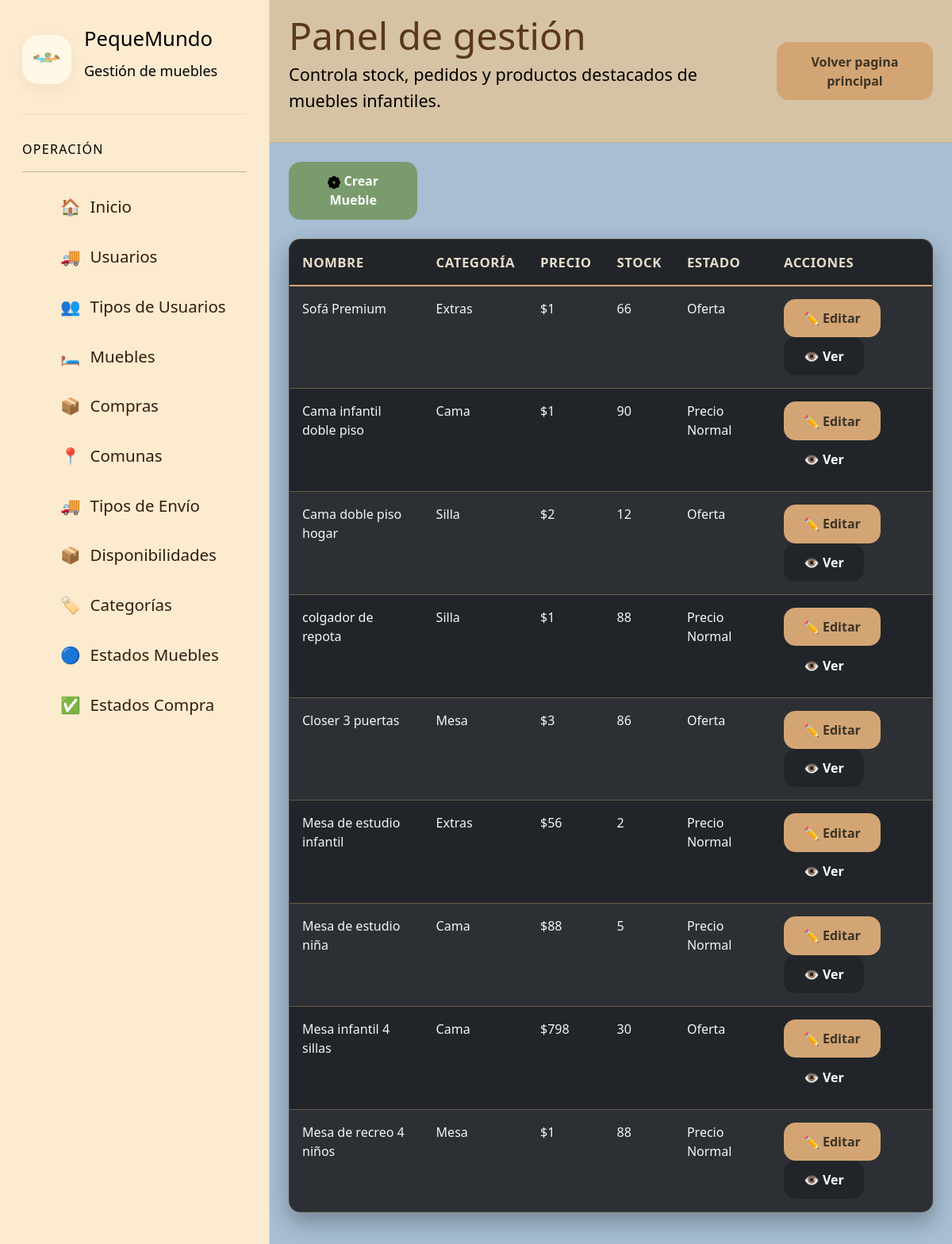
/paginaGestionMuebles/ (signed in), run on an earlier commit of the app's database.
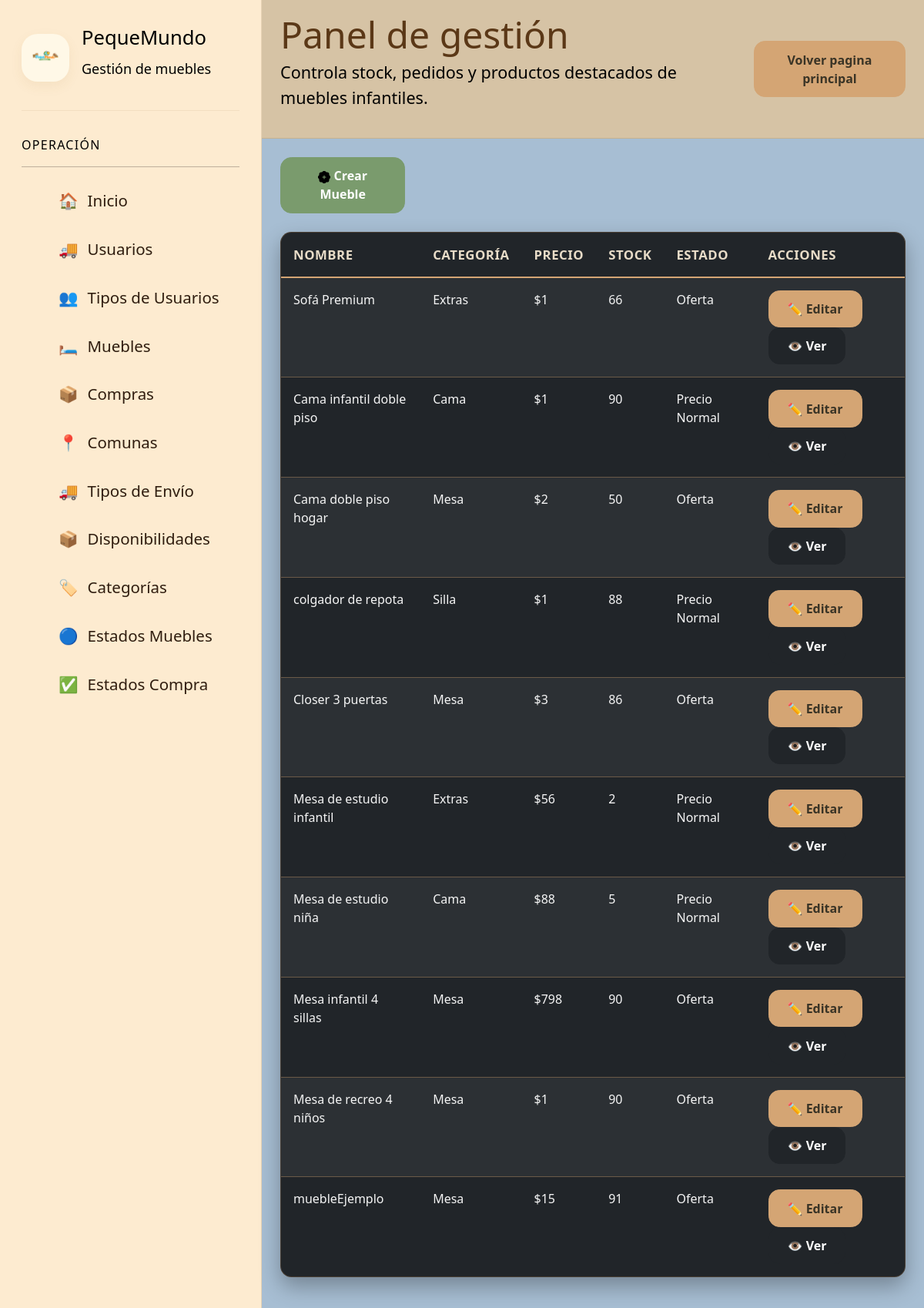
And on a later commit of the database.
### app/models.py (models this page shows, shortened)
class mueble(models.Model):
    id = models.AutoField(primary_key=True)
    nombre = models.CharField(max_length=50)
    descripcion = models.CharField(max_length=50)
    foto = models.ImageField(
        upload_to= 'productos',
        null= True,
        blank= True,
    )
    precio = models.IntegerField()
    cantidad = models.IntegerField(default=0)
    estado = models.ForeignKey(
        estadoMueble,
        on_delete= models.CASCADE
    )
    disponiblidad = models.ForeignKey(
        disponiblidadMueble,
        on_delete= models.CASCADE
    )
    categoria_mueble = models.ForeignKey(
        categoriaMueble,
        on_delete= models.CASCADE,
        null=True
    )

class categoriaMueble(models.Model):
    id = models.AutoField(primary_key=True)
    descripcion = models.CharField(max_length=50)

class estadoMueble(models.Model):
    id = models.AutoField(primary_key=True)
    descripcion = models.CharField(max_length=50)
    def __str__(self):
        return self.descripcion

### app/views.py (the view)
# urls.py: path('paginaGestionMuebles/', paginaGestionMuebles,name='IDpaginaGestionMuebles'),
@login_required
@user_passes_test(lambda u: u.groups.filter(name__in=['admin', 'vendedores', 'finanzas']).exists(),login_url='IDindex')
def paginaGestionMuebles(request):
    muebles = mueble.objects.all()
    datos = {
        'muebles':muebles,
    }
    return render(request,'gestiones/administracion/vendedor/gestionMuebles.html',datos)

### app/templates/gestiones/administracion/vendedor/gestionMuebles.html (shortened to what this page needs)
{% load static %}
    {% include 'gestiones/baseGestion/navbarGestion.html' %}
        <a href="{% url 'IDpaginaCrearMueble' %}">
            <button
                type="button"
                class="btn btn-sm btn-success" style="width: 20%;">
                Crear Mueble
            </button>
        </a>
        <div class="table-wrap">
            <table class="table table-dark table-striped table-hover">
                <thead>
                    <tr>
                        <th>Nombre</th>
                        <th>Categoría</th>
                        <th>Precio</th>
                        <th>Stock</th>
                        <th>Estado</th>
                        <th class="actions-col">Acciones</th>
                    </tr>
                </thead>
                <tbody>
                    {% for mueble in muebles %}
                    <tr>
                        <td data-label="Nombre">
                            {{ mueble.nombre }}
                        </td>
                        <td data-label="Categoría">
                            {{ mueble.categoria_mueble.descripcion }}
                        </td>
                        <td data-label="Precio">
                            ${{ mueble.precio }}
                        </td>
                        <td data-label="Stock">
                            {{ mueble.cantidad }}
                        </td>
                        <td data-label="Estado">
                            <span class="state-pill">
                                {{ mueble.estado }}
                            </span>
                        </td>
                        <td data-label="Acciones" class="actions-cell">
                            <button class="btn btn-sm btn-warning">
                                <a href="{% url 'IDpaginaEditarMuebles'  mueble.id %}">✏️ Editar</a>
                            </button>
                            <button
                                type="button"
                                class="btn btn-sm btn-dark"
                                data-bs-toggle="modal"
                                data-bs-target="#exampleModal{{ mueble.id }}"
                            >
                                👁️ Ver
                            </button>
                        </td>
                    </tr>
                    {% endfor %}
                </tbody>
            </table>
        </div>
    </main>
    {% include 'gestiones/baseGestion/footerGestion.html' %}

### app/templates/gestiones/baseGestion/navbarGestion.html (shortened to what this page needs)
{% load static %}
<!DOCTYPE html>
<html lang="es" data-theme="light">
<head>
    <link href="https://api.fontshare.com/v2/css?f[]=satoshi@400,500,700,900&display=swap" rel="stylesheet">
    <link
        href="https://cdn.jsdelivr.net/npm/bootstrap@5.3.3/dist/css/bootstrap.min.css"
        rel="stylesheet"
    >
    <link rel="stylesheet" href="../../../static/css/gestionmuebles.css">
    <link rel="stylesheet" href="../../../static/css/gestionpedidos.css">
    <link rel="stylesheet" href="../../../static/css/gestionusuarios.css">
    <link rel="stylesheet" href="../../../static/css/gestioncomunas.css">
    <link rel="stylesheet" href="../../../static/css/gestiontiposenvio.css">
    <link rel="stylesheet" href="../../../static/css/gestiontiposcuenta.css">
    <link rel="stylesheet" href="../../../static/css/gestionperfiles.css">
    <link rel="stylesheet" href="../../../static/css/gestiondisponibilidades.css">
    <link rel="stylesheet" href="../../../static/css/gestioncategoriamuebles.css">
    <link rel="stylesheet" href="../../../static/css/gestionestadosmuebles.css">
    <link rel="stylesheet" href="../../../static/css/gestionestadosproductoscomprados.css">
</head>
<body  style="background-color: aliceblue;">
    <div class="app">
        <aside class="sidebar"  style="background: #FDEBD0; color: black;" aria-label="Barra lateral principal">
            <div class="brand">
                <img src="{% static 'img/pequemundo_logo.png' %}"
                    alt="Logo principal de PequeMundo Muebles">
                <div class="brand-copy">
                    <h1>PequeMundo</h1>
                    <p style="color: black;">Gestión de muebles</p>
                </div>
            </div>
            <div class="nav-group">
                <p class="nav-title" style="color: black;">Operación</p>
                <hr>
                <ul class="nav-list">
                    <li>
                        <a class="nav-item" href="{% url 'IDpaginaInicioGestiones' %}">
                            <span>🏠</span>
                            <span>Inicio</span>
                        </a>
                    </li>
                    {% if user.is_authenticated %}
                        {% for group in user.groups.all %}
                            {% if group.name == 'admin'%}
                                <li>
                                    <a class="nav-item" href="{% url 'IDpaginaGestionUsuarios' %}">
                                    <span>🚚</span>
                                    <span>Usuarios</span>
                                    </a>
                                </li>
                                <li>
                                    <a class="nav-item" href="{% url 'IDpaginaGestionPerfiles' %}">
                                    <span>👥</span>
                                    <span>Tipos de Usuarios</span>
                                    </a>
                                </li>
                            {% endif %}
                            {% if group.name == 'admin' or  group.name == 'vendedores' %}
                                <li>
                                    <a class="nav-item" href="{% url 'IDpaginaGestionMuebles' %}">
                                        <span>🛏️</span>
                                        <span>Muebles</span>
                                    </a>
                                </li>
                                <li>
                                    <a class="nav-item" href="{% url 'IDpaginaGestionCompras' %}">
                                        <span>📦</span>
                                        <span>Compras</span>
                                    </a>
                                </li>
                                <li>
                                    <a class="nav-item" href="{% url 'IDpaginaGestionComunas' %}">
                                    <span>📍</span>
                                    <span>Comunas</span>
                                    </a>
                                </li>
                                <li>
                                    <a class="nav-item" href="{% url 'IDpaginaGestionTiposEnvio' %}">
                                    <span>🚚</span>
                                    <span>Tipos de Envío</span>
                                    </a>
                                </li>
                                <li>
                                    <a class="nav-item" href="{% url 'IDpaginaGestionDisponibilidades' %}">
                                    <span>📦</span>
                                    <span>Disponibilidades</span>
                                    </a>
                                </li>
                                <li>
                                    <a class="nav-item" href="{% url 'IDpaginaGestionCategoriasMuebles' %}">
                                    <span>🏷️</span>
                                    <span>Categorías</span>
                                    </a>
                                </li>
                                <li>
                                    <a class="nav-item" href="{% url 'IDpaginaGestionEstadosMuebles' %}">
                                    <span>🔵</span>
                                    <span>Estados Muebles</span>
                                    </a>
                                </li>
                                <li>
                                    <a class="nav-item" href="{% url 'IDpaginaGestionEstadosProductosComprados' %}">
                                    <span>✅</span>
                                    <span>Estados Compra</span>
                                    </a>
                                </li>
                            {% endif %}
                        {% endfor %}
                    {% endif %}
                </ul>
            </div>
        </aside>
        <header class="header" style="background: #D6C3A5;">
            <div>
                <h2>Panel de gestión</h2>
                <p style="color: black;">
                    Controla stock, pedidos y productos destacados
                    de muebles infantiles.
                </p>
            </div>
            <div>
                <a href="{% url 'IDindex' %}">
                    <button class="btn btn-warning">Volver pagina principal</button>
                </a>
            </div>
        </header>
        <main class="main" id="contenido" style="background-color: #A7BED3;">

### app/templates/gestiones/baseGestion/footerGestion.html (shortened to what this page needs)
{% load static %}
        </div>
    </body>
</html>

### app/static/css/gestionmuebles.css (style rules this page uses)
:root, [data-theme="light"] { --text-xs: clamp(0.75rem, 0.7rem + 0.25vw, 0.875rem); --text-sm: clamp(0.875rem, 0.8rem + 0.35vw, 1rem); --text-base: clamp(1rem, 0.95rem + 0.25vw, 1.125rem); --text-lg: clamp(1.125rem, 1rem + 0.75vw, 1.5rem); --text-xl: clamp(1.5rem, 1.2rem + 1.25vw, 2.25rem); --space-1: 0.25rem; --space-2: 0.5rem; --space-3: 0.75rem; --space-4: 1rem; --space-5: 1.25rem; --space-6: 1.5rem; --space-8: 2rem; --space-10: 2.5rem; --space-12: 3rem; --space-16: 4rem; --color-bg: #fffdf7; --color-surface: #ffffff; --color-surface-2: #fff8e7; --color-surface-offset: #fff2cc; --color-border: rgba(110, 73, 22, 0.15); --color-divider: rgba(110, 73, 22, 0.08); --color-text: #5b3815; --color-text-muted: #8d6a3d; --color-text-faint: #b79a73; --color-primary: #f4bf24; --color-primary-hover: #e3ab0d; --color-primary-active: #ca9400; --color-primary-soft: #fff1b8; --color-success: #65b741; --color-blue: #41b8ff; --color-orange: #ff9d2e; --radius-sm: 0.6rem; --radius-md: 0.9rem; --radius-lg: 1.3rem; --radius-xl: 1.8rem; --radius-full: 9999px; --shadow-sm: 0 6px 16px rgba(154, 117, 38, 0.08); --shadow-md: 0 12px 28px rgba(154, 117, 38, 0.12); --transition: 180ms cubic-bezier(0.16, 1, 0.3, 1); --font-body: 'Satoshi', system-ui, sans-serif; }
*, *::before, *::after { box-sizing: border-box; margin: 0; padding: 0; }
html, body { height: 100%; }
body { font-family: var(--font-body); font-size: var(--text-base); background: radial-gradient(circle at top right, rgba(255, 234, 145, 0.35), transparent 24%), linear-gradient(180deg, var(--color-bg) 0%, #fff9eb 100%); color: var(--color-text); overflow: hidden; }
img { display: block; max-width: 100%; height: auto; }
button, input, select { font: inherit; }
button { border: none; cursor: pointer; }
a { color: inherit; text-decoration: none; }
.app { display: grid; grid-template-columns: 280px 1fr; grid-template-rows: auto 1fr; height: 100dvh; }
.sidebar { grid-row: 1 / -1; background: color-mix(in srgb, var(--color-surface) 88%, white 12%); border-right: 1px solid var(--color-border); padding: var(--space-6); overflow-y: auto; }
.brand { display: flex; align-items: center; gap: var(--space-4); margin-bottom: var(--space-8); padding-bottom: var(--space-6); border-bottom: 1px solid var(--color-divider); }
.brand img { width: 62px; height: 62px; object-fit: contain; border-radius: var(--radius-lg); background: var(--color-surface-2); box-shadow: var(--shadow-sm); padding: var(--space-2); }
.brand h1 { font-size: var(--text-lg); line-height: 1.1; }
.brand p { color: var(--color-text-muted); font-size: var(--text-sm); }
.nav-group { margin-bottom: var(--space-8); }
.nav-title { font-size: var(--text-xs); text-transform: uppercase; letter-spacing: 0.08em; color: var(--color-text-faint); margin-bottom: var(--space-3); }
.nav-list { list-style: none; display: grid; gap: var(--space-2); }
.nav-item { display: flex; align-items: center; gap: var(--space-3); padding: var(--space-3) var(--space-4); border-radius: var(--radius-md); color: var(--color-text-muted); transition: background var(--transition), color var(--transition), transform var(--transition); }
.header { grid-column: 2; display: flex; align-items: center; justify-content: space-between; gap: var(--space-4); padding: var(--space-5) var(--space-6); border-bottom: 1px solid var(--color-border); background: rgba(255, 255, 255, 0.72); backdrop-filter: blur(14px); position: sticky; top: 0; z-index: 10; }
.header h2 { font-size: var(--text-xl); line-height: 1.05; }
.header p { color: var(--color-text-muted); font-size: var(--text-sm); }
.icon-btn, .btn { min-height: 44px; padding: 0 var(--space-4); border-radius: var(--radius-full); transition: transform var(--transition), background var(--transition), box-shadow var(--transition); }
.main { grid-column: 2; overflow-y: auto; padding: var(--space-6); display: grid; gap: var(--space-6); overscroll-behavior: contain; }
table { width: 100%; border-collapse: collapse; }
th, td { text-align: left; padding: var(--space-3); border-bottom: 1px solid var(--color-divider); font-size: var(--text-sm); }
th { color: var(--color-text-muted); font-weight: 700; position: sticky; top: 0; background: var(--color-surface); }

What changed in the data, as far as the page shows it:
changed mueble "Cama doble piso hogar": categoria_mueble.descripcion "Silla" → "Mesa"; cantidad "12" → "50"
changed mueble "Mesa infantil 4 sillas": categoria_mueble.descripcion "Cama" → "Mesa"; cantidad "30" → "90"
changed mueble "Mesa de recreo 4 niños": cantidad "88" → "90"; estado "Precio Normal" → "Oferta"
added mueble: nombre "muebleEjemplo", categoria_mueble.descripcion "Mesa", precio "15", cantidad "91", estado "Oferta"
